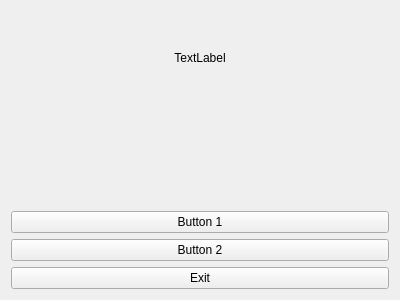
<?xml version="1.0" encoding="UTF-8"?>
<ui version="4.0">
 <class>MainWindow</class>
 <widget class="QMainWindow" name="MainWindow">
  <property name="geometry">
   <rect>
    <x>0</x>
    <y>0</y>
    <width>400</width>
    <height>300</height>
   </rect>
  </property>
  <property name="windowTitle">
   <string>MainWindow</string>
  </property>
  <widget class="QWidget" name="centralWidget">
   <layout class="QVBoxLayout" name="verticalLayout_2">
    <item>
     <layout class="QVBoxLayout" name="verticalLayout">
      <item>
       <widget class="QLabel" name="label">
        <property name="text">
         <string>TextLabel</string>
        </property>
        <property name="alignment">
         <set>Qt::AlignCenter</set>
        </property>
       </widget>
      </item>
      <item>
       <widget class="QLabel" name="waiting">
        <property name="text">
         <string/>
        </property>
        <property name="alignment">
         <set>Qt::AlignCenter</set>
        </property>
       </widget>
      </item>
      <item>
       <widget class="QPushButton" name="pushButton1">
        <property name="text">
         <string>Button 1</string>
        </property>
       </widget>
      </item>
      <item>
       <widget class="QPushButton" name="pushButton2">
        <property name="text">
         <string>Button 2</string>
        </property>
       </widget>
      </item>
      <item>
       <widget class="QPushButton" name="exitButton">
        <property name="text">
         <string>Exit</string>
        </property>
       </widget>
      </item>
     </layout>
    </item>
   </layout>
  </widget>
 </widget>
 <layoutdefault spacing="6" margin="11"/>
 <resources/>
 <connections/>
</ui>
